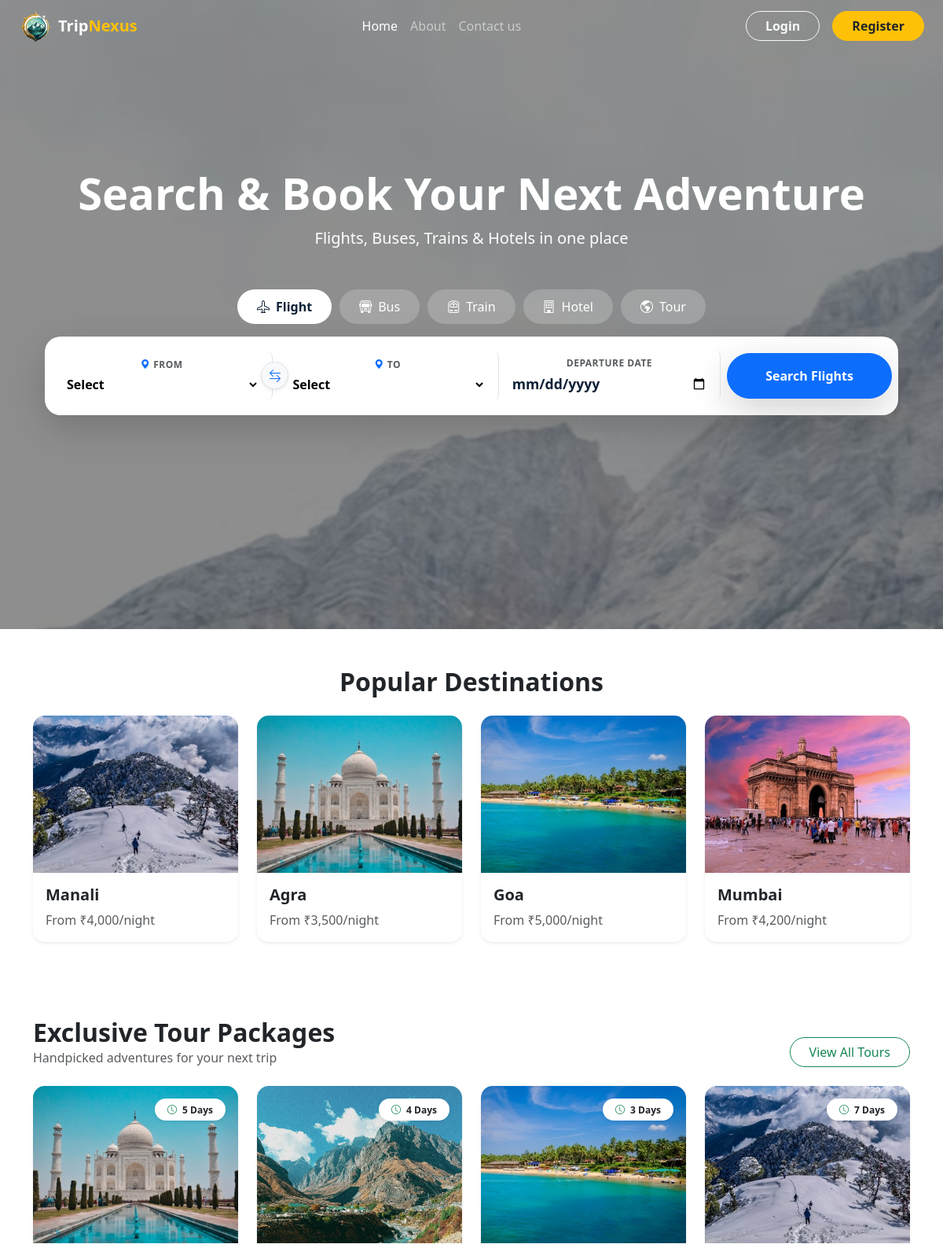
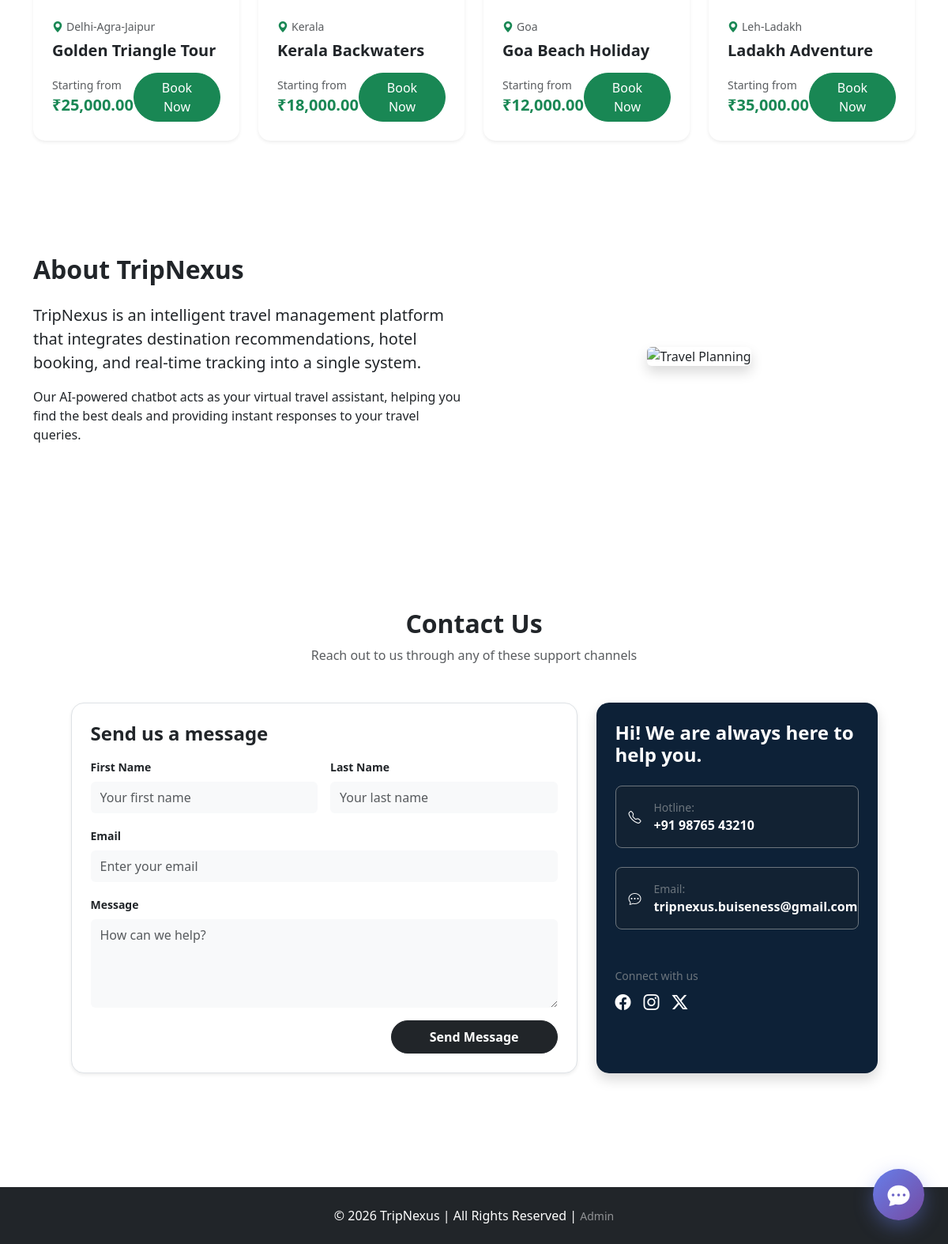
The page / on the database its author committed (2 pictures, top to bottom).
### tables this page shows
CREATE TABLE IF NOT EXISTS `tour_packages` (
    `id` INT AUTO_INCREMENT PRIMARY KEY,
    `name` VARCHAR(100) NOT NULL,
    `location` VARCHAR(100) NOT NULL,
    `duration` INT NOT NULL,
    `price` DECIMAL(10, 2) NOT NULL,
    `description` TEXT,
    `itinerary` TEXT,
    `main_image` TEXT,
    `created_at` TIMESTAMP DEFAULT CURRENT_TIMESTAMP
);

### index.php (the view, shortened to what the rows shown need)
<?php
include 'database/db.php';
$popular_tours = [];
$popular_tours_res = db_query($conn, "SELECT * FROM tour_packages LIMIT 4");
if ($popular_tours_res) {
    while ($pt = db_fetch_assoc($popular_tours_res)) {
        $popular_tours[] = $pt;
    }
}
?>
<!DOCTYPE html>
<html lang="en">
<head>
    <link href="https://cdn.jsdelivr.net/npm/bootstrap@5.3.2/dist/css/bootstrap.min.css" rel="stylesheet">
    <link rel="stylesheet" href="https://cdn.jsdelivr.net/npm/bootstrap-icons@1.11.1/font/bootstrap-icons.css">
    <link rel="stylesheet" href="public/style.css">
    <link rel="stylesheet" href="chatbot/chatbot.css">
</head>
<body>
    <section class="hero d-flex align-items-center justify-content-center">
        <div class="container text-white text-center">
            <h1 class="fw-bold display-4">Search & Book Your Next Adventure</h1>
        </div>
    </section>
    <section class="container my-5">
        <h2 class="text-center mb-4 fw-bold">Popular Destinations</h2>
    </section>
    <section class="container my-5">
        <div class="d-flex justify-content-between align-items-end mb-4">
            <div>
                <h2 class="fw-bold mb-0">Exclusive Tour Packages</h2>
            </div>
        </div>
        <div class="row g-4">
            <?php
            $tour_images = [
                1 => 'photos/Agra.jpg',
                2 => 'photos/Manali.jpg',
                3 => 'photos/Goa.jpg',
                4 => 'photos/Manali2.jpg',
                5 => 'photos/Mumbai.jpg',
                6 => 'photos/Agra.jpg'
            ];
            foreach ($popular_tours as $index => $tour):
                $tour_id = $tour['id'];
                $image_url = isset($tour_images[$tour_id]) ? $tour_images[$tour_id] : 'photos/Manali.jpg';
            ?>
                <div class="col-12 col-md-6 col-lg-3">
                    <div class="card h-100 shadow-sm border-0 tour-card overflow-hidden">
                        <div class="position-relative">
                            <img src="<?php echo htmlspecialchars($image_url); ?>" class="card-img-top" alt="<?php echo htmlspecialchars($tour['name']); ?>" style="height: 200px; object-fit: cover;">
                            <div class="position-absolute top-0 end-0 m-3">
                                <span class="badge bg-white text-dark shadow-sm rounded-pill px-3 py-2">
                                    <i class="bi bi-clock me-1 text-success"></i> <?php echo htmlspecialchars($tour['duration']); ?> Days
                                </span>
                            </div>
                        </div>
                        <div class="card-body p-4">
                            <div class="text-muted small mb-2"><i class="bi bi-geo-alt-fill text-success me-1"></i><?php echo htmlspecialchars($tour['location']); ?></div>
                            <h5 class="card-title fw-bold mb-3"><?php echo htmlspecialchars($tour['name']); ?></h5>
                            <div class="d-flex justify-content-between align-items-center mt-auto">
                                <div>
                                    <div class="small text-muted">Starting from</div>
                                    <div class="fw-bold text-success fs-5">₹<?php echo number_format($tour['price'], 2); ?></div>
                                </div>
                                <a href="tours/booking.php?id=<?php echo $tour['id']; ?>" class="btn btn-success rounded-pill px-4">Book Now</a>
                            </div>
                        </div>
                    </div>
                </div>
            <?php endforeach; ?>
        </div>
    </section>
    <section id="about-section" class="container my-5 py-5">
        <div class="row align-items-center">
            <div class="col-lg-6">
                <h2 class="fw-bold mb-4">About TripNexus</h2>
            </div>
        </div>
    </section>
    <section id="contact-section" class="container my-5 py-5">
        <div class="text-center mb-5">
            <h2 class="fw-bold">Contact Us</h2>
        </div>
    </section>
</body>
</html>

### rows shown on the page
tour_packages: shows a picture, duration "5", location "Delhi-Agra-Jaipur", name "Golden Triangle Tour", price "25,000.00"
tour_packages: shows a picture, duration "4", location "Kerala", name "Kerala Backwaters", price "18,000.00"
tour_packages: shows a picture, duration "3", location "Goa", name "Goa Beach Holiday", price "12,000.00"
tour_packages: shows a picture, duration "7", location "Leh-Ladakh", name "Ladakh Adventure", price "35,000.00"
